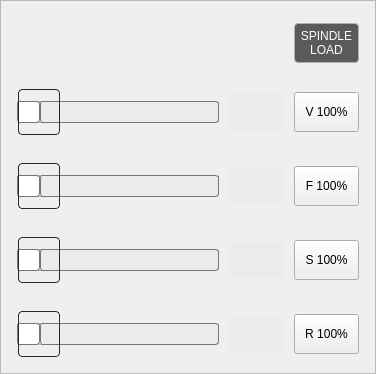
<?xml version="1.0" encoding="UTF-8"?>
<ui version="4.0">
 <class>widget_main_override_tool</class>
 <widget class="QFrame" name="widget_main_override_tool">
  <property name="geometry">
   <rect>
    <x>0</x>
    <y>0</y>
    <width>376</width>
    <height>374</height>
   </rect>
  </property>
  <property name="sizePolicy">
   <sizepolicy hsizetype="Minimum" vsizetype="Minimum">
    <horstretch>0</horstretch>
    <verstretch>0</verstretch>
   </sizepolicy>
  </property>
  <property name="windowTitle">
   <string>Frame</string>
  </property>
  <property name="frameShape">
   <enum>QFrame::StyledPanel</enum>
  </property>
  <property name="frameShadow">
   <enum>QFrame::Raised</enum>
  </property>
  <layout class="QVBoxLayout" name="verticalLayout">
   <property name="spacing">
    <number>0</number>
   </property>
   <property name="leftMargin">
    <number>0</number>
   </property>
   <property name="topMargin">
    <number>0</number>
   </property>
   <property name="rightMargin">
    <number>0</number>
   </property>
   <property name="bottomMargin">
    <number>0</number>
   </property>
   <item>
    <widget class="QFrame" name="main_override_tool_qframe">
     <property name="sizePolicy">
      <sizepolicy hsizetype="MinimumExpanding" vsizetype="Minimum">
       <horstretch>0</horstretch>
       <verstretch>0</verstretch>
      </sizepolicy>
     </property>
     <property name="minimumSize">
      <size>
       <width>0</width>
       <height>0</height>
      </size>
     </property>
     <property name="focusPolicy">
      <enum>Qt::NoFocus</enum>
     </property>
     <property name="styleSheet">
      <string notr="true">.QFrame{
    padding-left: 7px;
    padding-right: 7px;
}</string>
     </property>
     <layout class="QGridLayout" name="gridLayout">
      <property name="topMargin">
       <number>11</number>
      </property>
      <property name="bottomMargin">
       <number>2</number>
      </property>
      <property name="horizontalSpacing">
       <number>10</number>
      </property>
      <property name="verticalSpacing">
       <number>13</number>
      </property>
      <item row="2" column="1">
       <widget class="StatusLabel" name="stlbl_feedOverride">
        <property name="sizePolicy">
         <sizepolicy hsizetype="Fixed" vsizetype="Fixed">
          <horstretch>0</horstretch>
          <verstretch>0</verstretch>
         </sizepolicy>
        </property>
        <property name="minimumSize">
         <size>
          <width>55</width>
          <height>36</height>
         </size>
        </property>
        <property name="maximumSize">
         <size>
          <width>55</width>
          <height>36</height>
         </size>
        </property>
        <property name="toolTipDuration">
         <number>-3</number>
        </property>
        <property name="styleSheet">
         <string notr="true">QLabel {
    border-style: transparent;
    border-width: 1px;
    border-radius: 5px;
    color: black;
    background: rgb(235, 235, 235);
	font: 75 14pt &quot;Bebas Kai&quot;;
}</string>
        </property>
        <property name="lineWidth">
         <number>0</number>
        </property>
        <property name="alignment">
         <set>Qt::AlignCenter</set>
        </property>
        <property name="margin">
         <number>-6</number>
        </property>
        <property name="indent">
         <number>0</number>
        </property>
        <property name="rules" stdset="0">
         <string>[
    {
        &quot;channels&quot;: [
            {
                &quot;url&quot;: &quot;status:feedrate&quot;,
                &quot;trigger&quot;: true,
                &quot;type&quot;: &quot;float&quot;
            }
        ],
        &quot;expression&quot;: &quot;'{:.0%}'.format(ch[0])&quot;,
        &quot;name&quot;: &quot;New Rule&quot;,
        &quot;property&quot;: &quot;Text&quot;
    }
]</string>
        </property>
       </widget>
      </item>
      <item row="5" column="0">
       <widget class="ActionSlider" name="slider_rapidOverride">
        <property name="minimumSize">
         <size>
          <width>0</width>
          <height>50</height>
         </size>
        </property>
        <property name="focusPolicy">
         <enum>Qt::NoFocus</enum>
        </property>
        <property name="styleSheet">
         <string notr="true">QSlider::groove:horizontal {
border: 1px solid #bbb;
background: white;
height: 20px;
border-radius: 3px;
}

QSlider::sub-page:horizontal {
background: qlineargradient(x1: 0, y1: 0,    x2: 0, y2: 1,
    stop: 0 #66e, stop: 1 #bbf);
background: qlineargradient(x1: 0, y1: 0.2, x2: 1, y2: 1,
    stop: 0 #bbf, stop: 1 #55f);
border: 1px solid #777;
height: 20px;
border-radius: 3px;
}

QSlider::add-page:horizontal {
background: rgb(235, 235, 235);
border: 1px solid #777;
height: 20px;
border-radius: 3px;
}

QSlider::handle:horizontal {
background: qlineargradient(spread:reflect, x1:0, y1:0, x2:1, y2:0, stop:0 rgba(255, 255, 255, 255), stop:0.1 rgba(60, 60, 60, 255), stop:0.21 rgba(60, 60, 60, 255), stop:0.25 rgba(255, 255, 255, 255), stop:0.29 rgba(60, 60, 60, 255), stop:0.46 rgba(60, 60, 60, 255), stop:0.5 rgba(255, 255, 255, 255), stop:0.54 rgba(60, 60, 60, 255), stop:0.71 rgba(60, 60, 60, 255), stop:0.75 rgba(255, 255, 255, 255), stop:0.79 rgba(60, 60, 60, 255), stop:0.9 rgba(60, 60, 60, 255), stop:1 rgba(255, 255, 255, 255));
border: 1px solid #777;
border-color: rgba(40, 40, 40, 255);
width: 40px;
margin-top: -13px;
margin-bottom: -13px;
border-radius: 4px;
}

QSlider::handle:horizontal:hover {
background: qlineargradient(spread:reflect, x1:0, y1:0, x2:1, y2:0, stop:0 rgba(255, 255, 255, 255), stop:0.1 rgba(60, 60, 60, 255), stop:0.21 rgba(60, 60, 60, 255), stop:0.25 rgba(255, 255, 255, 255), stop:0.29 rgba(60, 60, 60, 255), stop:0.46 rgba(60, 60, 60, 255), stop:0.5 rgba(255, 255, 255, 255), stop:0.54 rgba(60, 60, 60, 255), stop:0.71 rgba(60, 60, 60, 255), stop:0.75 rgba(255, 255, 255, 255), stop:0.79 rgba(60, 60, 60, 255), stop:0.9 rgba(60, 60, 60, 255), stop:1 rgba(255, 255, 255, 255));
border: 1px solid #444;
border-color: rgb(241, 239, 237);
border-radius: 4px;
}

QSlider::sub-page:horizontal:disabled {
background: #bbb;
border-color: #999;
}

QSlider::add-page:horizontal:disabled {
background: #eee;
border-color: #999;
}

QSlider::handle:horizontal:disabled {
background: #eee;
border: 1px solid #aaa;
border-radius: 4px;
}</string>
        </property>
        <property name="orientation">
         <enum>Qt::Horizontal</enum>
        </property>
        <property name="actionName" stdset="0">
         <string>machine.rapid-override.set</string>
        </property>
       </widget>
      </item>
      <item row="4" column="1">
       <widget class="StatusLabel" name="stlbl_spindleOverride">
        <property name="sizePolicy">
         <sizepolicy hsizetype="Fixed" vsizetype="Fixed">
          <horstretch>0</horstretch>
          <verstretch>0</verstretch>
         </sizepolicy>
        </property>
        <property name="minimumSize">
         <size>
          <width>55</width>
          <height>36</height>
         </size>
        </property>
        <property name="maximumSize">
         <size>
          <width>55</width>
          <height>36</height>
         </size>
        </property>
        <property name="styleSheet">
         <string notr="true">QLabel {
    border-style: transparent;
    border-width: 1px;
    border-radius: 5px;
    color: black;
    background: rgb(235, 235, 235);
	font: 75 14pt &quot;Bebas Kai&quot;;
}</string>
        </property>
        <property name="lineWidth">
         <number>0</number>
        </property>
        <property name="alignment">
         <set>Qt::AlignCenter</set>
        </property>
        <property name="margin">
         <number>-6</number>
        </property>
        <property name="indent">
         <number>0</number>
        </property>
        <property name="rules" stdset="0">
         <string>[{&quot;channels&quot;: [{&quot;url&quot;: &quot;status:spindle.0.override&quot;, &quot;trigger&quot;: true}], &quot;property&quot;: &quot;Text&quot;, &quot;expression&quot;: &quot;'{:.0%}'.format(ch[0])&quot;, &quot;name&quot;: &quot;New Rule&quot;}]</string>
        </property>
       </widget>
      </item>
      <item row="5" column="1">
       <widget class="StatusLabel" name="stlbl_rapidOverride">
        <property name="sizePolicy">
         <sizepolicy hsizetype="Fixed" vsizetype="Fixed">
          <horstretch>0</horstretch>
          <verstretch>0</verstretch>
         </sizepolicy>
        </property>
        <property name="minimumSize">
         <size>
          <width>55</width>
          <height>36</height>
         </size>
        </property>
        <property name="maximumSize">
         <size>
          <width>55</width>
          <height>36</height>
         </size>
        </property>
        <property name="styleSheet">
         <string notr="true">QLabel {
    border-style: transparent;
    border-width: 1px;
    border-radius: 5px;
    color: black;
    background: rgb(235, 235, 235);
	font: 75 14pt &quot;Bebas Kai&quot;;
}</string>
        </property>
        <property name="lineWidth">
         <number>0</number>
        </property>
        <property name="alignment">
         <set>Qt::AlignCenter</set>
        </property>
        <property name="margin">
         <number>-6</number>
        </property>
        <property name="indent">
         <number>0</number>
        </property>
        <property name="rules" stdset="0">
         <string>[
    {
        &quot;channels&quot;: [
            {
                &quot;url&quot;: &quot;status:rapidrate&quot;,
                &quot;trigger&quot;: true,
                &quot;type&quot;: &quot;float&quot;
            }
        ],
        &quot;expression&quot;: &quot;'{:.0%}'.format(ch[0])&quot;,
        &quot;name&quot;: &quot;New Rule&quot;,
        &quot;property&quot;: &quot;Text&quot;
    }
]</string>
        </property>
       </widget>
      </item>
      <item row="0" column="2">
       <widget class="QLabel" name="lbl_spindleLoad">
        <property name="enabled">
         <bool>true</bool>
        </property>
        <property name="sizePolicy">
         <sizepolicy hsizetype="Fixed" vsizetype="Fixed">
          <horstretch>0</horstretch>
          <verstretch>0</verstretch>
         </sizepolicy>
        </property>
        <property name="minimumSize">
         <size>
          <width>65</width>
          <height>40</height>
         </size>
        </property>
        <property name="maximumSize">
         <size>
          <width>65</width>
          <height>40</height>
         </size>
        </property>
        <property name="styleSheet">
         <string notr="true">QLabel{
color: white;
border-style: solid;
border-color: rgb(176, 179,172);
border-width: 1px;
border-radius: 4px;
background-color: rgb(90, 90, 90);
font: 13pt &quot;Bebas Kai&quot;;
}</string>
        </property>
        <property name="lineWidth">
         <number>0</number>
        </property>
        <property name="text">
         <string>SPINDLE
LOAD</string>
        </property>
        <property name="alignment">
         <set>Qt::AlignCenter</set>
        </property>
        <property name="wordWrap">
         <bool>false</bool>
        </property>
        <property name="margin">
         <number>-6</number>
        </property>
        <property name="indent">
         <number>0</number>
        </property>
       </widget>
      </item>
      <item row="0" column="0" colspan="2">
       <widget class="HalBarIndicator" name="spindle_load_indicator">
        <property name="minimumSize">
         <size>
          <width>0</width>
          <height>30</height>
         </size>
        </property>
        <property name="maximumSize">
         <size>
          <width>16777215</width>
          <height>30</height>
         </size>
        </property>
        <property name="font">
         <font>
          <family>Bebas Kai</family>
          <pointsize>14</pointsize>
         </font>
        </property>
        <property name="styleSheet">
         <string notr="true"/>
        </property>
        <property name="value" stdset="0">
         <double>100.000000000000000</double>
        </property>
        <property name="maximum" stdset="0">
         <double>150.000000000000000</double>
        </property>
        <property name="barGradient" stdset="0">
         <stringlist>
          <string>0.0, 170, 170, 236</string>
          <string>0.63, 85, 85, 238</string>
          <string>0.65, 171, 171, 158</string>
          <string>0.79, 227, 237, 106</string>
          <string>0.84, 219, 124, 55</string>
          <string>1.0, 209, 0, 0</string>
         </stringlist>
        </property>
       </widget>
      </item>
      <item row="1" column="1">
       <widget class="StatusLabel" name="stlbl_velocityOverride">
        <property name="sizePolicy">
         <sizepolicy hsizetype="Fixed" vsizetype="Fixed">
          <horstretch>0</horstretch>
          <verstretch>0</verstretch>
         </sizepolicy>
        </property>
        <property name="minimumSize">
         <size>
          <width>55</width>
          <height>36</height>
         </size>
        </property>
        <property name="maximumSize">
         <size>
          <width>55</width>
          <height>36</height>
         </size>
        </property>
        <property name="toolTipDuration">
         <number>-1</number>
        </property>
        <property name="styleSheet">
         <string notr="true">QLabel {
    border-style: transparent;
    border-width: 1px;
    border-radius: 5px;
    color: black;
    background: rgb(235, 235, 235);
	font: 75 14pt &quot;Bebas Kai&quot;;
}</string>
        </property>
        <property name="lineWidth">
         <number>0</number>
        </property>
        <property name="alignment">
         <set>Qt::AlignCenter</set>
        </property>
        <property name="indent">
         <number>0</number>
        </property>
        <property name="rules" stdset="0">
         <string>[
    {
        &quot;channels&quot;: [
            {
                &quot;url&quot;: &quot;status:max_velocity&quot;,
                &quot;trigger&quot;: true,
                &quot;type&quot;: &quot;float&quot;
            }
        ],
        &quot;expression&quot;: &quot;'{:.0f}'.format(ch[0] * 60)&quot;,
        &quot;name&quot;: &quot;New Rule&quot;,
        &quot;property&quot;: &quot;Text&quot;
    }
]</string>
        </property>
       </widget>
      </item>
      <item row="4" column="0">
       <widget class="ActionSlider" name="slider_spindleOverride">
        <property name="minimumSize">
         <size>
          <width>0</width>
          <height>50</height>
         </size>
        </property>
        <property name="focusPolicy">
         <enum>Qt::NoFocus</enum>
        </property>
        <property name="styleSheet">
         <string notr="true">QSlider::groove:horizontal {
border: 1px solid #bbb;
background: white;
height: 20px;
border-radius: 3px;
}

QSlider::sub-page:horizontal {
background: qlineargradient(x1: 0, y1: 0,    x2: 0, y2: 1,
    stop: 0 #66e, stop: 1 #bbf);
background: qlineargradient(x1: 0, y1: 0.2, x2: 1, y2: 1,
    stop: 0 #bbf, stop: 1 #55f);
border: 1px solid #777;
height: 20px;
border-radius: 3px;
}

QSlider::add-page:horizontal {
background: rgb(235, 235, 235);
border: 1px solid #777;
height: 20px;
border-radius: 3px;
}

QSlider::handle:horizontal {
background: qlineargradient(spread:reflect, x1:0, y1:0, x2:1, y2:0, stop:0 rgba(255, 255, 255, 255), stop:0.1 rgba(60, 60, 60, 255), stop:0.21 rgba(60, 60, 60, 255), stop:0.25 rgba(255, 255, 255, 255), stop:0.29 rgba(60, 60, 60, 255), stop:0.46 rgba(60, 60, 60, 255), stop:0.5 rgba(255, 255, 255, 255), stop:0.54 rgba(60, 60, 60, 255), stop:0.71 rgba(60, 60, 60, 255), stop:0.75 rgba(255, 255, 255, 255), stop:0.79 rgba(60, 60, 60, 255), stop:0.9 rgba(60, 60, 60, 255), stop:1 rgba(255, 255, 255, 255));
border: 1px solid #777;
border-color: rgba(40, 40, 40, 255);
width: 40px;
margin-top: -13px;
margin-bottom: -13px;
border-radius: 4px;
}

QSlider::handle:horizontal:hover {
background: qlineargradient(spread:reflect, x1:0, y1:0, x2:1, y2:0, stop:0 rgba(255, 255, 255, 255), stop:0.1 rgba(60, 60, 60, 255), stop:0.21 rgba(60, 60, 60, 255), stop:0.25 rgba(255, 255, 255, 255), stop:0.29 rgba(60, 60, 60, 255), stop:0.46 rgba(60, 60, 60, 255), stop:0.5 rgba(255, 255, 255, 255), stop:0.54 rgba(60, 60, 60, 255), stop:0.71 rgba(60, 60, 60, 255), stop:0.75 rgba(255, 255, 255, 255), stop:0.79 rgba(60, 60, 60, 255), stop:0.9 rgba(60, 60, 60, 255), stop:1 rgba(255, 255, 255, 255));
border: 1px solid #444;
border-color: rgb(241, 239, 237);
border-radius: 4px;
}

QSlider::sub-page:horizontal:disabled {
background: #bbb;
border-color: #999;
}

QSlider::add-page:horizontal:disabled {
background: #eee;
border-color: #999;
}

QSlider::handle:horizontal:disabled {
background: #eee;
border: 1px solid #aaa;
border-radius: 4px;
}</string>
        </property>
        <property name="orientation">
         <enum>Qt::Horizontal</enum>
        </property>
        <property name="actionName" stdset="0">
         <string>spindle.override</string>
        </property>
       </widget>
      </item>
      <item row="4" column="2">
       <widget class="ActionButton" name="actbtn_spindleReset">
        <property name="minimumSize">
         <size>
          <width>65</width>
          <height>40</height>
         </size>
        </property>
        <property name="maximumSize">
         <size>
          <width>65</width>
          <height>40</height>
         </size>
        </property>
        <property name="focusPolicy">
         <enum>Qt::NoFocus</enum>
        </property>
        <property name="styleSheet">
         <string notr="true">QPushButton {
   	font: 14pt &quot;Bebas Kai&quot;;
}</string>
        </property>
        <property name="text">
         <string>S 100%</string>
        </property>
        <property name="actionName" stdset="0">
         <string>spindle.override.reset</string>
        </property>
       </widget>
      </item>
      <item row="2" column="0">
       <widget class="ActionSlider" name="slider_feedOverride">
        <property name="minimumSize">
         <size>
          <width>0</width>
          <height>50</height>
         </size>
        </property>
        <property name="focusPolicy">
         <enum>Qt::NoFocus</enum>
        </property>
        <property name="styleSheet">
         <string notr="true">QSlider::groove:horizontal {
border: 1px solid #bbb;
background: white;
height: 20px;
border-radius: 3px;
}

QSlider::sub-page:horizontal {
background: qlineargradient(x1: 0, y1: 0,    x2: 0, y2: 1,
    stop: 0 #66e, stop: 1 #bbf);
background: qlineargradient(x1: 0, y1: 0.2, x2: 1, y2: 1,
    stop: 0 #bbf, stop: 1 #55f);
border: 1px solid #777;
height: 20px;
border-radius: 3px;
}

QSlider::add-page:horizontal {
background: rgb(235, 235, 235);
border: 1px solid #777;
height: 20px;
border-radius: 3px;
}

QSlider::handle:horizontal {
background: qlineargradient(spread:reflect, x1:0, y1:0, x2:1, y2:0, stop:0 rgba(255, 255, 255, 255), stop:0.1 rgba(60, 60, 60, 255), stop:0.21 rgba(60, 60, 60, 255), stop:0.25 rgba(255, 255, 255, 255), stop:0.29 rgba(60, 60, 60, 255), stop:0.46 rgba(60, 60, 60, 255), stop:0.5 rgba(255, 255, 255, 255), stop:0.54 rgba(60, 60, 60, 255), stop:0.71 rgba(60, 60, 60, 255), stop:0.75 rgba(255, 255, 255, 255), stop:0.79 rgba(60, 60, 60, 255), stop:0.9 rgba(60, 60, 60, 255), stop:1 rgba(255, 255, 255, 255));
border: 1px solid #777;
border-color: rgba(40, 40, 40, 255);
width: 40px;
margin-top: -13px;
margin-bottom: -13px;
border-radius: 4px;
}

QSlider::handle:horizontal:hover {
background: qlineargradient(spread:reflect, x1:0, y1:0, x2:1, y2:0, stop:0 rgba(255, 255, 255, 255), stop:0.1 rgba(60, 60, 60, 255), stop:0.21 rgba(60, 60, 60, 255), stop:0.25 rgba(255, 255, 255, 255), stop:0.29 rgba(60, 60, 60, 255), stop:0.46 rgba(60, 60, 60, 255), stop:0.5 rgba(255, 255, 255, 255), stop:0.54 rgba(60, 60, 60, 255), stop:0.71 rgba(60, 60, 60, 255), stop:0.75 rgba(255, 255, 255, 255), stop:0.79 rgba(60, 60, 60, 255), stop:0.9 rgba(60, 60, 60, 255), stop:1 rgba(255, 255, 255, 255));
border: 1px solid #444;
border-color: rgb(241, 239, 237);
border-radius: 4px;
}

QSlider::sub-page:horizontal:disabled {
background: #bbb;
border-color: #999;
}

QSlider::add-page:horizontal:disabled {
background: #eee;
border-color: #999;
}

QSlider::handle:horizontal:disabled {
background: #eee;
border: 1px solid #aaa;
border-radius: 4px;
}</string>
        </property>
        <property name="maximum">
         <number>100</number>
        </property>
        <property name="orientation">
         <enum>Qt::Horizontal</enum>
        </property>
        <property name="actionName" stdset="0">
         <string>machine.feed-override.set</string>
        </property>
       </widget>
      </item>
      <item row="1" column="0">
       <widget class="ActionSlider" name="slider_velocityOverride">
        <property name="minimumSize">
         <size>
          <width>0</width>
          <height>50</height>
         </size>
        </property>
        <property name="focusPolicy">
         <enum>Qt::NoFocus</enum>
        </property>
        <property name="styleSheet">
         <string notr="true">QSlider::groove:horizontal {
border: 1px solid #bbb;
background: white;
height: 20px;
border-radius: 3px;
}

QSlider::sub-page:horizontal {
background: qlineargradient(x1: 0, y1: 0,    x2: 0, y2: 1,
    stop: 0 #66e, stop: 1 #bbf);
background: qlineargradient(x1: 0, y1: 0.2, x2: 1, y2: 1,
    stop: 0 #bbf, stop: 1 #55f);
border: 1px solid #777;
height: 20px;
border-radius: 3px;
}

QSlider::add-page:horizontal {
background: rgb(235, 235, 235);
border: 1px solid #777;
height: 20px;
border-radius: 3px;
}

QSlider::handle:horizontal {
background: qlineargradient(spread:reflect, x1:0, y1:0, x2:1, y2:0, stop:0 rgba(255, 255, 255, 255), stop:0.1 rgba(60, 60, 60, 255), stop:0.21 rgba(60, 60, 60, 255), stop:0.25 rgba(255, 255, 255, 255), stop:0.29 rgba(60, 60, 60, 255), stop:0.46 rgba(60, 60, 60, 255), stop:0.5 rgba(255, 255, 255, 255), stop:0.54 rgba(60, 60, 60, 255), stop:0.71 rgba(60, 60, 60, 255), stop:0.75 rgba(255, 255, 255, 255), stop:0.79 rgba(60, 60, 60, 255), stop:0.9 rgba(60, 60, 60, 255), stop:1 rgba(255, 255, 255, 255));
border: 1px solid #777;
border-color: rgba(40, 40, 40, 255);
width: 40px;
margin-top: -13px;
margin-bottom: -13px;
border-radius: 4px;
}

QSlider::handle:horizontal:hover {
background: qlineargradient(spread:reflect, x1:0, y1:0, x2:1, y2:0, stop:0 rgba(255, 255, 255, 255), stop:0.1 rgba(60, 60, 60, 255), stop:0.21 rgba(60, 60, 60, 255), stop:0.25 rgba(255, 255, 255, 255), stop:0.29 rgba(60, 60, 60, 255), stop:0.46 rgba(60, 60, 60, 255), stop:0.5 rgba(255, 255, 255, 255), stop:0.54 rgba(60, 60, 60, 255), stop:0.71 rgba(60, 60, 60, 255), stop:0.75 rgba(255, 255, 255, 255), stop:0.79 rgba(60, 60, 60, 255), stop:0.9 rgba(60, 60, 60, 255), stop:1 rgba(255, 255, 255, 255));
border: 1px solid #444;
border-color: rgb(241, 239, 237);
border-radius: 4px;
}

QSlider::sub-page:horizontal:disabled {
background: #bbb;
border-color: #999;
}

QSlider::add-page:horizontal:disabled {
background: #eee;
border-color: #999;
}

QSlider::handle:horizontal:disabled {
background: #eee;
border: 1px solid #aaa;
border-radius: 4px;
}</string>
        </property>
        <property name="orientation">
         <enum>Qt::Horizontal</enum>
        </property>
        <property name="actionName" stdset="0">
         <string>machine.max-velocity.set</string>
        </property>
       </widget>
      </item>
      <item row="2" column="2">
       <widget class="ActionButton" name="actbtn_feedReset">
        <property name="minimumSize">
         <size>
          <width>65</width>
          <height>40</height>
         </size>
        </property>
        <property name="maximumSize">
         <size>
          <width>65</width>
          <height>40</height>
         </size>
        </property>
        <property name="focusPolicy">
         <enum>Qt::NoFocus</enum>
        </property>
        <property name="styleSheet">
         <string notr="true">QPushButton {
   	font: 14pt &quot;Bebas Kai&quot;;
}</string>
        </property>
        <property name="text">
         <string>F 100%</string>
        </property>
        <property name="actionName" stdset="0">
         <string>machine.feed-override.reset</string>
        </property>
       </widget>
      </item>
      <item row="1" column="2">
       <widget class="ActionButton" name="actbtn_velocityReset">
        <property name="minimumSize">
         <size>
          <width>65</width>
          <height>40</height>
         </size>
        </property>
        <property name="maximumSize">
         <size>
          <width>65</width>
          <height>40</height>
         </size>
        </property>
        <property name="focusPolicy">
         <enum>Qt::NoFocus</enum>
        </property>
        <property name="styleSheet">
         <string notr="true">QPushButton {
   	font: 14pt &quot;Bebas Kai&quot;;
}</string>
        </property>
        <property name="text">
         <string>V 100%</string>
        </property>
        <property name="actionName" stdset="0">
         <string>machine.max-velocity.reset</string>
        </property>
       </widget>
      </item>
      <item row="5" column="2">
       <widget class="ActionButton" name="actbtn_rapidReset">
        <property name="minimumSize">
         <size>
          <width>65</width>
          <height>40</height>
         </size>
        </property>
        <property name="maximumSize">
         <size>
          <width>65</width>
          <height>40</height>
         </size>
        </property>
        <property name="focusPolicy">
         <enum>Qt::NoFocus</enum>
        </property>
        <property name="styleSheet">
         <string notr="true">QPushButton {
   	font: 14pt &quot;Bebas Kai&quot;;
}</string>
        </property>
        <property name="text">
         <string>R 100%</string>
        </property>
        <property name="actionName" stdset="0">
         <string>machine.rapid-override.reset</string>
        </property>
       </widget>
      </item>
     </layout>
    </widget>
   </item>
  </layout>
 </widget>
 <customwidgets>
  <customwidget>
   <class>ActionSlider</class>
   <extends>QSlider</extends>
   <header>qtpyvcp.widgets.input_widgets.action_slider</header>
  </customwidget>
  <customwidget>
   <class>StatusLabel</class>
   <extends>QLabel</extends>
   <header>qtpyvcp.widgets.display_widgets.status_label</header>
  </customwidget>
  <customwidget>
   <class>HalBarIndicator</class>
   <extends>QWidget</extends>
   <header>qtpyvcp.widgets.hal_widgets.hal_bar_indicator</header>
  </customwidget>
  <customwidget>
   <class>ActionButton</class>
   <extends>QPushButton</extends>
   <header>qtpyvcp.widgets.button_widgets.action_button</header>
  </customwidget>
 </customwidgets>
 <resources/>
 <connections/>
</ui>
